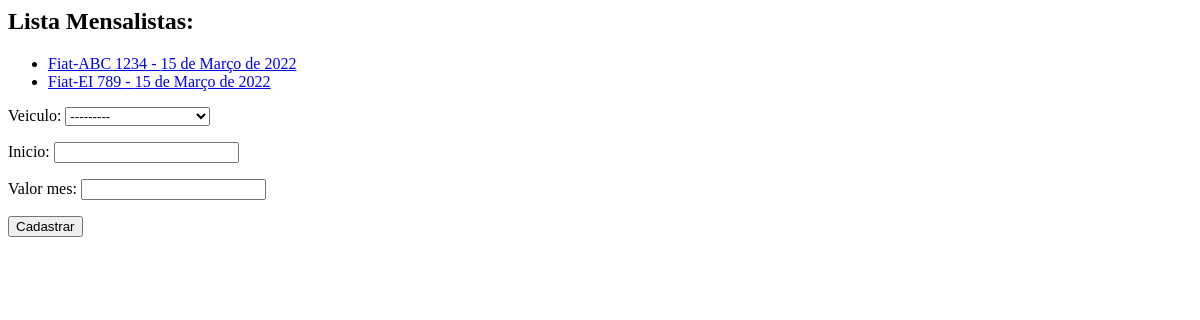
Before: /core/mensalistas/ with the older database file.
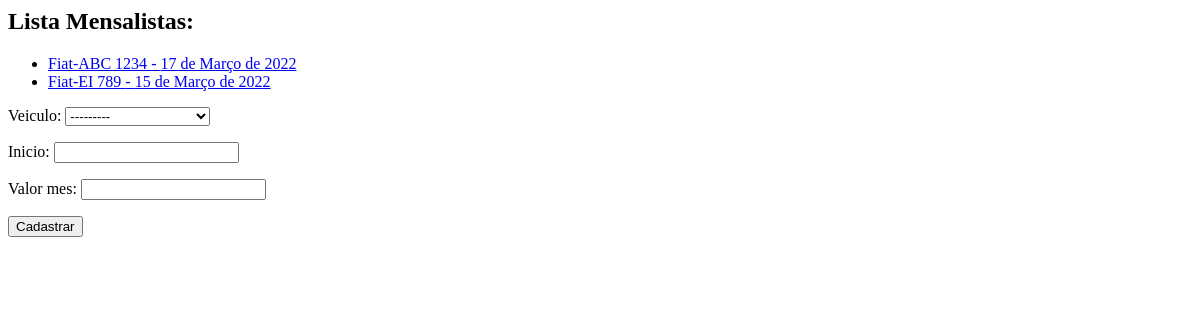
After: the same page with the newer database file.
### core/models.py (models this page shows, shortened)
class Mensalista(models.Model):
    veiculo = models.ForeignKey(Veiculo, on_delete=models.CASCADE)
    inicio = models.DateField()
    valor_mes = models.DecimalField(max_digits=5, decimal_places=2)

class Veiculo(models.Model):
    marca = models.ForeignKey(Marca, on_delete=models.CASCADE)
    proprietario = models.ForeignKey(Pessoa, on_delete=models.CASCADE)
    placa = models.CharField(max_length=20)
    cor = models.CharField(max_length=15)
    observacoes = models.TextField(max_length=200)
    def __str__(self):
        return self.marca.nome + '-' + self.placa

class Marca(models.Model):
    nome = models.CharField(max_length=50)

### core/views.py (the view)
# urls.py: path("mensalistas/", lista_mensalistas ,name='core_lista_mensalistas'),
def lista_mensalistas(request):
    mensalistas = Mensalista.objects.all()
    form = MensalistaForm()
    return render(request, 'core/lista_mensalistas.html', {'mensalistas': mensalistas, 'form': form})

### core/forms.py
class MensalistaForm(ModelForm):
    class Meta:
        model = Mensalista
        fields= ['veiculo','inicio','valor_mes']

### core/templates/core/lista_mensalistas.html (shortened to what this page needs)
<h2> Lista Mensalistas: </h2>
<ul>
{% for mensalista in mensalistas %}
    <li>
       <a href="{% url 'core_mensalista_update' mensalista.id %}">
           {{ mensalista.veiculo }} - {{ mensalista.inicio }}
        </a>
    </li>
{% endfor %}
</ul>
<form action="{% url 'core_mensalista_novo' %}" method="post">
    {{form.as_p}}
    <button type="submit">Cadastrar</button>
</form>

Changed rows visible on the page:
changed Mensalista "Fiat-ABC 1234": inicio "15 de Março de 2022" → "17 de Março de 2022"
